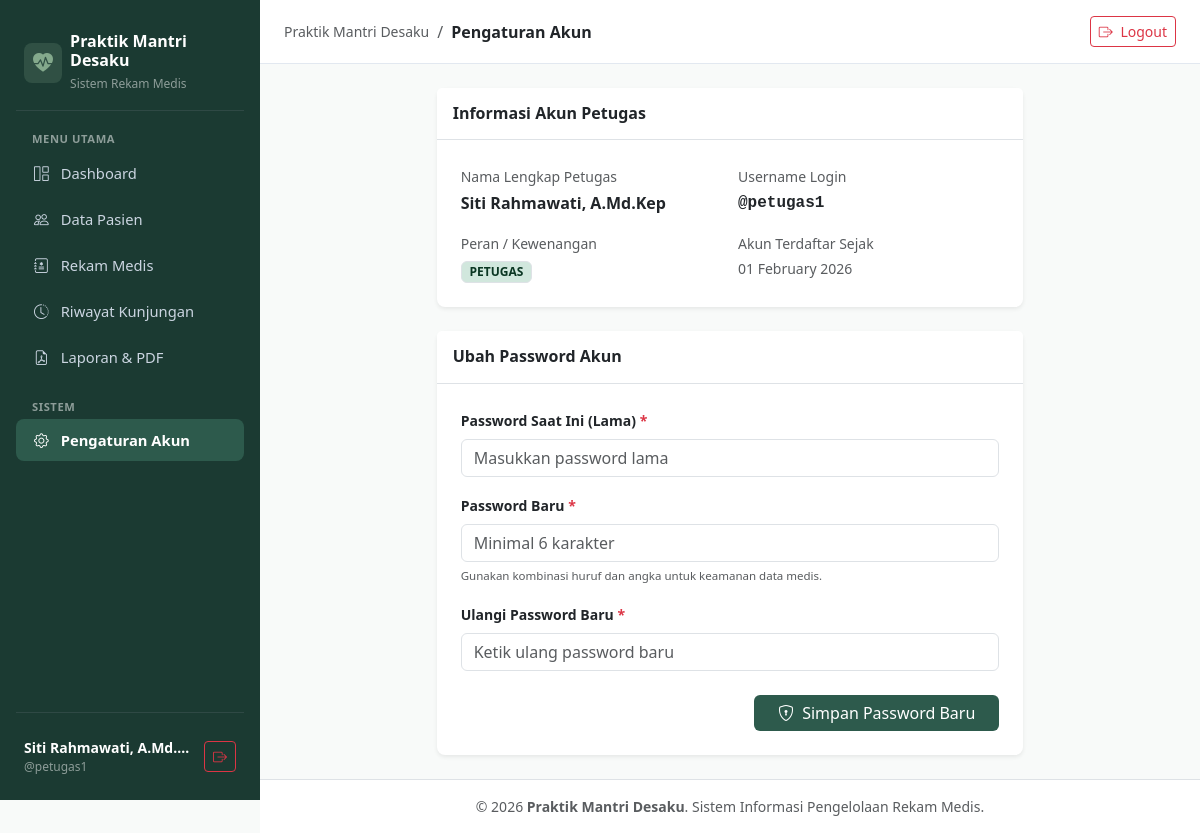
The page /pengaturan/index.php (signed in) on the database its author committed.
### tables this page shows
CREATE TABLE `users` (
  `id` INT UNSIGNED NOT NULL AUTO_INCREMENT,
  `nama` VARCHAR(100) NOT NULL,
  `username` VARCHAR(50) NOT NULL UNIQUE,
  `password` VARCHAR(255) NOT NULL,
  `role` ENUM('admin', 'mantri', 'petugas') NOT NULL DEFAULT 'mantri',
  `created_at` DATETIME NOT NULL DEFAULT CURRENT_TIMESTAMP,
  PRIMARY KEY (`id`)
);

### pengaturan/index.php (the view, shortened to what this page needs)
<?php
require_once '../config/database.php';
$userId = $_SESSION['user_id'];
$stmtUser = $pdo->prepare("SELECT * FROM users WHERE id = ?");
$stmtUser->execute([$userId]);
$currentUser = $stmtUser->fetch();
require_once '../includes/header.php';
require_once '../includes/sidebar.php';
?>
<div class="main-wrapper flex-grow-1">
    <header class="top-navbar">
        <div class="d-flex align-items-center gap-2">
            <span class="text-muted small">Praktik Mantri Desaku</span>
            <span class="text-muted">/</span>
            <span class="fw-semibold text-dark">Pengaturan Akun</span>
        </div>
        <a href="../auth/logout.php" class="btn btn-sm btn-outline-danger" onclick="return confirm('Apakah Anda yakin ingin keluar?');">
            <i class="bi bi-box-arrow-right me-1"></i> Logout
        </a>
    </header>
    <main class="p-4">
        <div class="row justify-content-center">
            <div class="col-lg-8">
                <div class="card border-0 shadow-sm rounded-3 mb-4">
                    <div class="card-header bg-white py-3 border-bottom">
                        <h6 class="fw-bold mb-0 text-dark">Informasi Akun Petugas</h6>
                    </div>
                    <div class="card-body p-4">
                        <div class="row g-3">
                            <div class="col-sm-6">
                                <label class="small text-muted mb-1">Nama Lengkap Petugas</label>
                                <div class="fw-bold text-dark"><?= htmlspecialchars($currentUser['nama']) ?></div>
                            </div>
                            <div class="col-sm-6">
                                <label class="small text-muted mb-1">Username Login</label>
                                <div class="font-monospace fw-semibold text-dark">@<?= htmlspecialchars($currentUser['username']) ?></div>
                            </div>
                            <div class="col-sm-6">
                                <label class="small text-muted mb-1">Peran / Kewenangan</label>
                                <div><span class="badge bg-success-subtle text-success-emphasis border"><?= strtoupper($currentUser['role']) ?></span></div>
                            </div>
                            <div class="col-sm-6">
                                <label class="small text-muted mb-1">Akun Terdaftar Sejak</label>
                                <div class="small text-muted"><?= date('d F Y', strtotime($currentUser['created_at'])) ?></div>
                            </div>
                        </div>
                    </div>
                </div>
                <div class="card border-0 shadow-sm rounded-3">
                    <div class="card-header bg-white py-3 border-bottom">
                        <h6 class="fw-bold mb-0 text-dark">Ubah Password Akun</h6>
                    </div>
                    <div class="card-body p-4">
                        <form method="POST" action="">
                            <div class="mb-3">
                                <label class="form-label small fw-semibold">Password Saat Ini (Lama) <span class="text-danger">*</span></label>
                                <input type="password" name="old_password" class="form-control" placeholder="Masukkan password lama" required>
                            </div>
                            <div class="mb-3">
                                <label class="form-label small fw-semibold">Password Baru <span class="text-danger">*</span></label>
                                <input type="password" name="new_password" class="form-control" placeholder="Minimal 6 karakter" required>
                                <small class="text-muted" style="font-size: 0.72rem;">Gunakan kombinasi huruf dan angka untuk keamanan data medis.</small>
                            </div>
                            <div class="mb-4">
                                <label class="form-label small fw-semibold">Ulangi Password Baru <span class="text-danger">*</span></label>
                                <input type="password" name="confirm_password" class="form-control" placeholder="Ketik ulang password baru" required>
                            </div>
                            <div class="d-flex justify-content-end">
                                <button type="submit" class="btn btn-sage px-4">
                                    <i class="bi bi-shield-lock me-1"></i> Simpan Password Baru
                                </button>
                            </div>
                        </form>
                    </div>
                </div>
            </div>
        </div>
    </main>
<?php require_once '../includes/footer.php'; ?>

### includes/header.php (style rules this page uses)
:root { --sage-dark: #1b3a32; --sage-primary: #2d5a4c; --sage-medium: #52796f; --sage-light: #84a98c; --sage-bg: #f8faf9; --sidebar-width: 260px; }
body { background-color: var(--sage-bg); font-family: system-ui, -apple-system, "Segoe UI", Roboto, sans-serif; color: #1e293b; }
.main-wrapper { margin-left: var(--sidebar-width); min-height: 100vh; display: flex; flex-direction: column; }
.top-navbar { background-color: #ffffff; border-bottom: 1px solid #e2e8f0; height: 64px; padding: 0 24px; display: flex; align-items: center; justify-content: space-between; position: sticky; top: 0; z-index: 999; }
.btn-sage { background-color: var(--sage-primary); color: #ffffff; border: none; }

### rows shown on the page
users: nama "Siti Rahmawati, A.Md.Kep", username "petugas1", role "PETUGAS", created_at "01 February 2026"

### other values the page prints
$_SESSION['nama'] "Siti Rahmawati, A.Md.…"
$_SESSION['username'] "petugas1"
